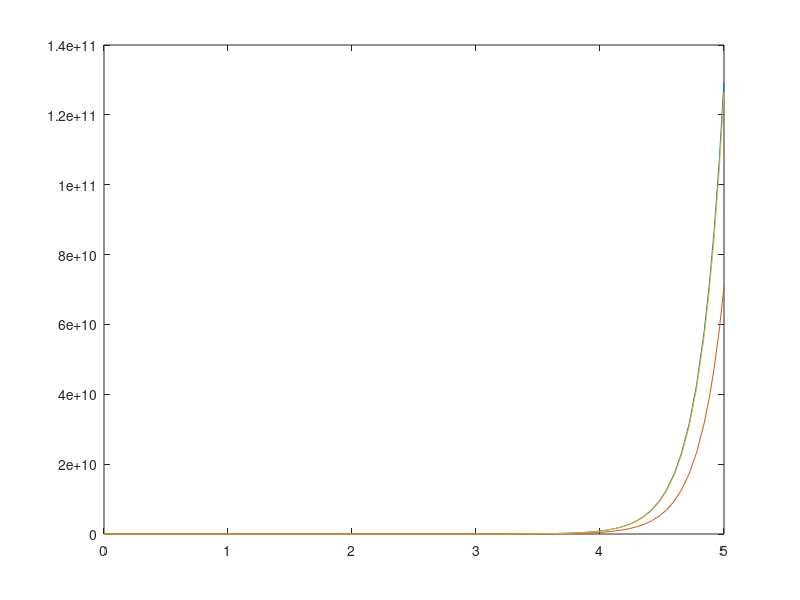

Write MATLAB code to recreate this figure.


ff =@(t,u)  [1,2,3;2,-4,3;1,0,4]*u;
u0=[0;1;2];
tspan=[0 5]

[tsol usol] =ode45(ff,tspan,u0);

eig([1,2,3;2,-4,3;1,0,4])

plot(tsol,usol)